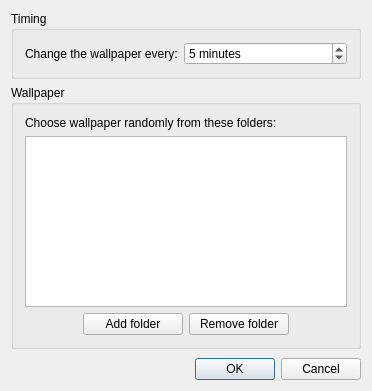
<?xml version="1.0" encoding="UTF-8"?>
<ui version="4.0">
 <class>ConfigWindow</class>
 <widget class="QDialog" name="ConfigWindow">
  <property name="windowModality">
   <enum>Qt::ApplicationModal</enum>
  </property>
  <property name="geometry">
   <rect>
    <x>0</x>
    <y>0</y>
    <width>372</width>
    <height>391</height>
   </rect>
  </property>
  <property name="windowTitle">
   <string>Decorator Configuration</string>
  </property>
  <property name="windowIcon">
   <iconset>
    <normaloff>:/Decorator.ico</normaloff>:/Decorator.ico</iconset>
  </property>
  <layout class="QVBoxLayout" name="verticalLayout_3">
   <item>
    <layout class="QVBoxLayout" name="verticalLayout_2">
     <item>
      <widget class="QGroupBox" name="groupBox">
       <property name="title">
        <string>Timing</string>
       </property>
       <layout class="QHBoxLayout" name="horizontalLayout">
        <item>
         <widget class="QLabel" name="label">
          <property name="sizePolicy">
           <sizepolicy hsizetype="Minimum" vsizetype="Preferred">
            <horstretch>0</horstretch>
            <verstretch>0</verstretch>
           </sizepolicy>
          </property>
          <property name="text">
           <string>Change the wallpaper every:</string>
          </property>
         </widget>
        </item>
        <item>
         <widget class="QSpinBox" name="sbTimeout">
          <property name="sizePolicy">
           <sizepolicy hsizetype="MinimumExpanding" vsizetype="Fixed">
            <horstretch>0</horstretch>
            <verstretch>0</verstretch>
           </sizepolicy>
          </property>
          <property name="toolTip">
           <string>Select the frequency with which the wallpaper will be updated</string>
          </property>
          <property name="whatsThis">
           <string>Select the frequency in minutes with which the wallpaper will be updated.</string>
          </property>
          <property name="suffix">
           <string> minutes</string>
          </property>
          <property name="maximum">
           <number>9999</number>
          </property>
          <property name="value">
           <number>5</number>
          </property>
         </widget>
        </item>
       </layout>
      </widget>
     </item>
     <item>
      <widget class="QGroupBox" name="groupBox_2">
       <property name="title">
        <string>Wallpaper</string>
       </property>
       <layout class="QVBoxLayout" name="verticalLayout">
        <item>
         <widget class="QLabel" name="label_2">
          <property name="text">
           <string>Choose wallpaper randomly from these folders:</string>
          </property>
         </widget>
        </item>
        <item>
         <widget class="QListWidget" name="lstFolders">
          <property name="toolTip">
           <string>Lists the folders from which wallpaper will be selected</string>
          </property>
          <property name="whatsThis">
           <string>Lists the folders from which wallpaper will be selected. The wallpaper will be chosen randomly from the image files found in each directory.</string>
          </property>
         </widget>
        </item>
        <item>
         <layout class="QHBoxLayout" name="horizontalLayout_2">
          <item>
           <spacer name="horizontalSpacer">
            <property name="orientation">
             <enum>Qt::Horizontal</enum>
            </property>
            <property name="sizeHint" stdset="0">
             <size>
              <width>40</width>
              <height>20</height>
             </size>
            </property>
           </spacer>
          </item>
          <item>
           <widget class="QPushButton" name="btnAddFolder">
            <property name="sizePolicy">
             <sizepolicy hsizetype="Minimum" vsizetype="Fixed">
              <horstretch>0</horstretch>
              <verstretch>0</verstretch>
             </sizepolicy>
            </property>
            <property name="minimumSize">
             <size>
              <width>100</width>
              <height>0</height>
             </size>
            </property>
            <property name="toolTip">
             <string>Select a folder and add it to the list</string>
            </property>
            <property name="whatsThis">
             <string>Click to select a folder and add it to the list.</string>
            </property>
            <property name="text">
             <string>Add folder</string>
            </property>
           </widget>
          </item>
          <item>
           <widget class="QPushButton" name="btnRemoveFolder">
            <property name="sizePolicy">
             <sizepolicy hsizetype="Minimum" vsizetype="Fixed">
              <horstretch>0</horstretch>
              <verstretch>0</verstretch>
             </sizepolicy>
            </property>
            <property name="minimumSize">
             <size>
              <width>100</width>
              <height>0</height>
             </size>
            </property>
            <property name="toolTip">
             <string>Remove the selected folder from the list</string>
            </property>
            <property name="whatsThis">
             <string>Click to remove the selected folder form the list.</string>
            </property>
            <property name="text">
             <string>Remove folder</string>
            </property>
           </widget>
          </item>
          <item>
           <spacer name="horizontalSpacer_2">
            <property name="orientation">
             <enum>Qt::Horizontal</enum>
            </property>
            <property name="sizeHint" stdset="0">
             <size>
              <width>40</width>
              <height>20</height>
             </size>
            </property>
           </spacer>
          </item>
         </layout>
        </item>
       </layout>
      </widget>
     </item>
     <item>
      <layout class="QHBoxLayout" name="horizontalLayout_3">
       <property name="topMargin">
        <number>3</number>
       </property>
       <item>
        <spacer name="horizontalSpacer_3">
         <property name="orientation">
          <enum>Qt::Horizontal</enum>
         </property>
         <property name="sizeHint" stdset="0">
          <size>
           <width>40</width>
           <height>20</height>
          </size>
         </property>
        </spacer>
       </item>
       <item>
        <widget class="QPushButton" name="btnOk">
         <property name="sizePolicy">
          <sizepolicy hsizetype="Minimum" vsizetype="Fixed">
           <horstretch>0</horstretch>
           <verstretch>0</verstretch>
          </sizepolicy>
         </property>
         <property name="minimumSize">
          <size>
           <width>75</width>
           <height>0</height>
          </size>
         </property>
         <property name="toolTip">
          <string>Accept the current settings and close the dialogue</string>
         </property>
         <property name="whatsThis">
          <string>Accept the current settings and close the dialogue.</string>
         </property>
         <property name="text">
          <string>OK</string>
         </property>
         <property name="default">
          <bool>true</bool>
         </property>
        </widget>
       </item>
       <item>
        <widget class="QPushButton" name="btnCancel">
         <property name="sizePolicy">
          <sizepolicy hsizetype="Minimum" vsizetype="Fixed">
           <horstretch>0</horstretch>
           <verstretch>0</verstretch>
          </sizepolicy>
         </property>
         <property name="minimumSize">
          <size>
           <width>75</width>
           <height>0</height>
          </size>
         </property>
         <property name="toolTip">
          <string>Disregard any changes to the settings and close the dialogue</string>
         </property>
         <property name="whatsThis">
          <string>Disregard any changes to the settings and close the dialogue.</string>
         </property>
         <property name="text">
          <string>Cancel</string>
         </property>
        </widget>
       </item>
      </layout>
     </item>
    </layout>
   </item>
  </layout>
 </widget>
 <layoutdefault spacing="6" margin="11"/>
 <resources/>
 <connections/>
</ui>
